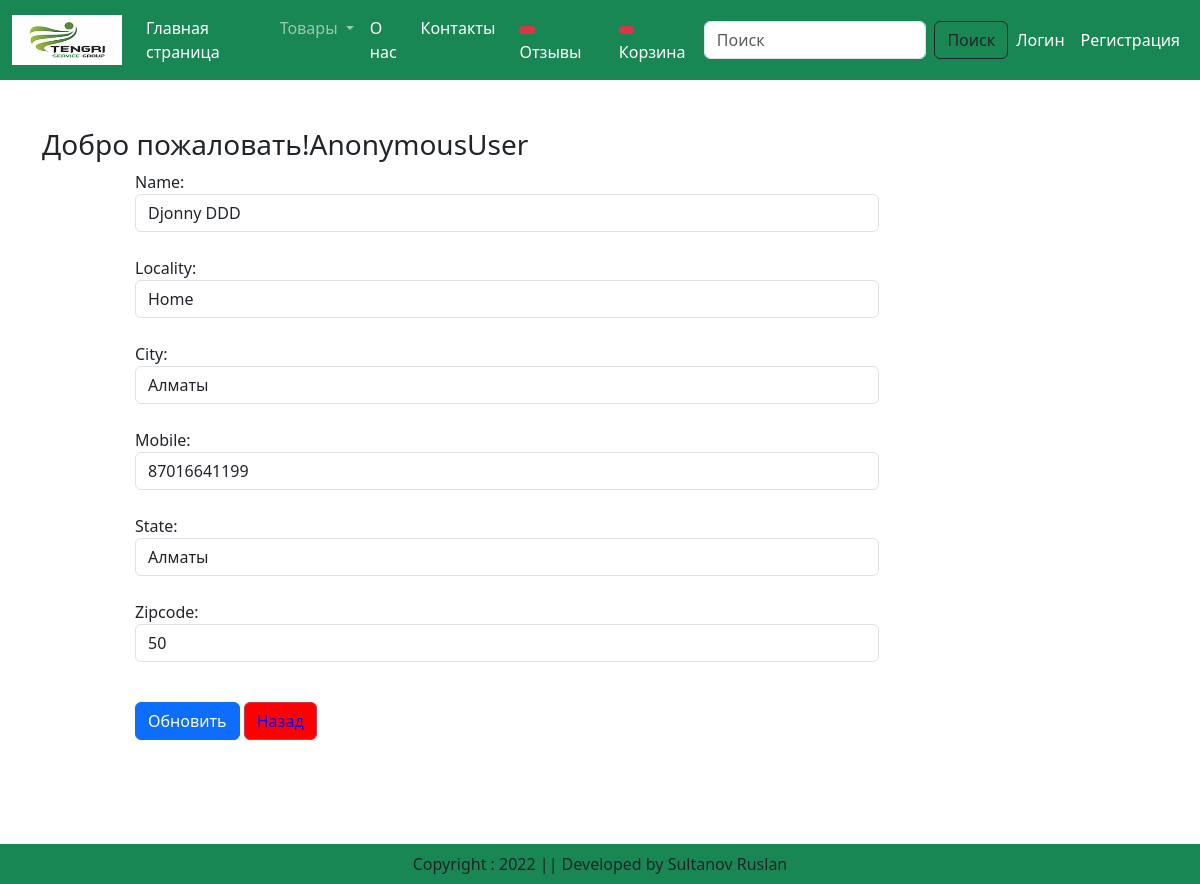
Screenshot of /updateAddress/1 with the database file from the repository.
### app/models.py (models this page shows, shortened)
class Customer(models.Model):
    user = models.ForeignKey(User, on_delete=models.CASCADE)
    name = models.CharField(max_length=200)
    locality = models.CharField(max_length=200)
    city = models.CharField(max_length=50)
    mobile = models.IntegerField(default=0)
    zipcode = models.IntegerField()
    state = models.CharField(choices=STATE_CHOICES, max_length=100)

### app/views.py (the view, shortened to what this page needs)
# urls.py: path('updateAddress/<int:pk>', views.updateAddress.as_view(), name='updateAddress'),
class updateAddress(View):
    def get(self, request, pk):
        add = Customer.objects.get(pk=pk)
        form = CustomerProfileForm(instance=add)
        totalitem = 0
        wishitem = 0
        if request.user.is_authenticated:
            totalitem = len(Cart.objects.filter(user=request.user))
            wishitem = len(Wishlist.objects.filter(user=request.user))
        return render(request, 'app/updateAddress.html', locals())

### app/forms.py
class CustomerProfileForm(forms.ModelForm):
    class Meta:
        model = Customer
        fields = ['name', 'locality', 'city', 'mobile', 'state', 'zipcode']
        widgets = {
            'name': forms.TextInput(attrs={'class': 'form-control'}),
            'locality': forms.TextInput(attrs={'class': 'form-control'}),
            'city': forms.TextInput(attrs={'class': 'form-control'}),
            'mobile': forms.NumberInput(attrs={'class': 'form-control'}),
            'state': forms.Select(attrs={'class': 'form-control'}),
            'zipcode': forms.NumberInput(attrs={'class': 'form-control'}),
        }

### app/templates/app/updateAddress.html (shortened to what this page needs)
{% extends 'app/base.html' %}
{% load static %}
{% block main-content %}
<div class="container my-5">
    <div class="row">
        <h3>Добро пожаловать!<span class="text-capitalize">{{request.user}}</span></h3>
    </div>
    <div class="col-sm-8 offset-sm-1">
        <form action="" method="post">
                {% for fm in form %}
                    {{fm.label_tag}} {{fm}} <small class="text-danger">{{fm.errors|striptags}}</small> <br>
                {% endfor %}
            <div class="col-12 mt-3">
                <button type="submit" class="btn btn-primary">Обновить</button>
                <a href="{% url 'address' %}" type="button" class="but_gg btn btn-danger">Назад</a>
            </div>
        </form>
    </div>
</div>
{% endblock main-content %}

### app/static/app/css/style.css (style rules this page uses)
.but_gg { background-color: red; color: blue; text-align: center; }

### rows the page displays
Customer: form "Djonny DDD" "Home" "Алматы" "87016641199" "Алматы" "50"

### other values shown
{{ request.user }} "AnonymousUser"
{{ fm.label_tag }} "Name:" "Locality:" "City:" "Mobile:" "State:" "Zipcode:"
